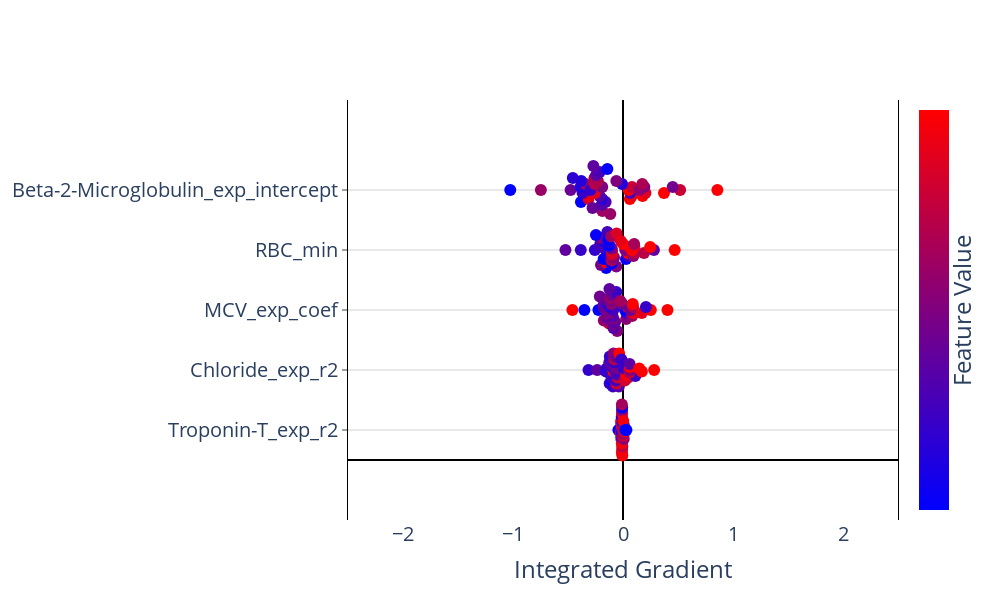

Here is the notebook cell this chart was saved with:
### Code cell
import plotly.graph_objects as go
import plotly.express as px

nbins = 10
scale = 0.1
n_features = len(X.columns[svm_set_ranks[selected_run].sorted_features.astype(int)[:svm_set_ranks[selected_run].performance_["num_features"]]].values)
spacing = 2
min_max_IG = 2.5

fig = go.Figure()
fig.update_layout(
    plot_bgcolor='white',
    autosize=False,
    width=1000,
    height=600,
    coloraxis = {'colorscale':'Bluered'},
    xaxis_title = "Integrated Gradient",
)
 
fig.update_xaxes(
    zeroline=True,
    zerolinecolor="black",
    range = [-min_max_IG,min_max_IG]
    )
fig.update_yaxes(
    zeroline=True,
    zerolinecolor="black",
    mirror=True,
    ticks='outside',
    showline=True,
    linecolor='black',
    gridcolor='lightgrey',
    range = [-spacing, spacing*n_features + spacing]
)
 
feature_rank = np.argsort(np.sum(abs(IG),axis=0))
feature_order = feature_rank[(len(feature_rank)-n_features):len(feature_rank)] 

y_val = 1
bin_ids = list(range(nbins))
for f in feature_order:
    bins = np.linspace(IGtable.iloc[:,f].min()*1.1,IGtable.iloc[:,f].max()*1.1,nbins+1)
    ig_bins = pd.cut(IGtable.iloc[:,f], bins=bins, labels=bin_ids)
 
    x_vals = []
    y_vals = []
    f_vals = []
    for bin in bin_ids:
        x_bin_vals = list(IGtable.iloc[ig_bins[ig_bins == bin].index,f].values)
        n_pts = len(x_bin_vals)
        if n_pts > 0:
            x_vals = x_vals + x_bin_vals
            y_vals = y_vals + list(y_val + scale*(np.array(list(range(n_pts)))-(n_pts-1)/2))
            f_vals = f_vals + list(IG_X.iloc[ig_bins[ig_bins == bin].index,f].values)
    fig.add_trace(go.Scatter(
        x = x_vals, 
        y = y_vals,
        mode = 'markers',
        marker = dict(size=12,
                      color = f_vals,
                      coloraxis = "coloraxis",
                     ),
        name=IGtable.columns[f],
    ))
    y_val += spacing
 
 
fig.update_layout(showlegend=False, coloraxis_showscale=True,font=dict(size=20))
fig.update_coloraxes(colorbar_showticklabels=False,
                    colorbar_title=dict(text="Feature Value",side = "right"),
                    cmin = -1, cmax = 1)
fig.update_yaxes(tickvals=[1]+[1 + spacing*i for i in range(1,n_features)], 
                 ticktext=IGtable.columns[feature_order])
 
fig.show()

### Figure 1 — Plotly figure (JSON) as saved in the notebook; plotly's stock layout.template omitted (floating-point values rounded to 4 significant figures)
{"data": [{"marker": {"color": [-1.402, -1.402, 0.3034, -1.402, 0.9032, 0.9032, -1.402, 0.01406, 0.9032, 0.9032, 0.9032, 0.9032, 0.4354, 0.89, 0.9032, -1.402, 0.572, -1.402, 0.9032, 0.9032, 0.9032, 0.9032, -1.402, 0.9032, -0.008436, -1.402, 0.2831, 0.3115, -1.402, -0.01959, -1.402, 0.9032, -1.402, 0.06081, 0.5191, 0.05786, 0.9032, 0.861, -1.402, 0.9032, 0.9032, 0.9032, -1.402, -1.402], "coloraxis": "coloraxis", "size": 12}, "mode": "markers", "name": "Troponin-T_exp_r2", "type": "scatter", "x": [-0.04178, -0.03086, -0.01516, -0.0152, -0.01807, -0.01452, -0.01467, -0.01535, -0.01703, -0.00622, -0.009874, -0.007499, -0.006152, -0.01047, -0.007436, -0.01047, -0.008999, -0.01267, -0.006955, -0.009235, -0.01377, -0.007654, -0.01138, -0.008417, -0.008893, -0.007446, -0.0104, -0.004666, 0.002001, 0.001347, 0.001308, -0.001377, -0.004548, 0.006699, 0.003221, 0.007515, 0.005736, 0.007611, 0.005158, 0.002336, 0.0148, 0.01692, 0.01927, 0.03126], "y": [1, 1, 0.7, 0.8, 0.9, 1, 1.1, 1.2, 1.3, 0.15, 0.25, 0.35, 0.45, 0.55, 0.65, 0.75, 0.85, 0.95, 1.05, 1.15, 1.25, 1.35, 1.45, 1.55, 1.65, 1.75, 1.85, 0.75, 0.85, 0.95, 1.05, 1.15, 1.25, 0.7, 0.8, 0.9, 1, 1.1, 1.2, 1.3, 0.95, 1.05, 1, 1]}, {"marker": {"color": [-0.5981, -0.2439, -0.5955, -0.5971, -0.5592, -0.5793, -3.782, -0.4665, -0.5965, 0.9462, -0.3564, -0.4338, -0.3283, -0.5715, -0.5734, 0.09556, -0.3359, 0.6056, -0.4916, 0.61, -0.3203, -0.4787, -0.0895, -0.04853, -0.573, 0.4066, -0.1361, 1.648, 0.6358, 0.7228, 1.109, 1.217, -0.5973, -0.3608, -0.5408, -0.5475, -0.5755, 0.4975, 0.01604, 1.044, -0.2808, 0.9323, 2.585, 2.585], "coloraxis": "coloraxis", "size": 12}, "mode": "markers", "name": "Chloride_exp_r2", "type": "scatter", "x": [-0.3136, -0.234, -0.1553, -0.1481, -0.09169, -0.1213, -0.1015, -0.105, -0.08598, -0.08658, -0.08587, -0.1194, -0.1248, -0.1053, -0.1199, -0.08561, -0.03795, -0.06207, -0.06433, -0.04917, -0.06156, -0.06201, -0.06245, -0.07664, -0.07914, -0.07924, -0.06602, -0.03482, 0.0174, 0.04746, 0.03089, 0.02588, 0.009814, 0.03006, -0.003154, -0.01433, 0.1128, 0.05654, 0.06466, 0.0621, 0.06044, 0.1717, 0.1479, 0.283], "y": [3, 3, 2.95, 3.05, 2.45, 2.55, 2.65, 2.75, 2.85, 2.95, 3.05, 3.15, 3.25, 3.35, 3.45, 3.55, 2.45, 2.55, 2.65, 2.75, 2.85, 2.95, 3.05, 3.15, 3.25, 3.35, 3.45, 3.55, 2.65, 2.75, 2.85, 2.95, 3.05, 3.15, 3.25, 3.35, 2.8, 2.9, 3, 3.1, 3.2, 2.95, 3.05, 3]}, {"marker": {"color": [1.634, -3.868, -1.329, 0.5465, 0.1564, -0.2462, -0.03579, -0.1298, -0.1638, -0.1893, -0.6528, -0.2947, -0.1241, 0.003951, -0.3355, -0.1393, -0.2853, -0.02488, -0.3566, -0.0324, -0.4265, -0.5919, 0.1254, -0.0149, 0.2062, -0.1355, -0.5776, -0.274, 0.1095, -0.02368, -0.5768, -1.082, 0.6767, -0.2013, 0.2773, 0.214, 0.8051, -0.1364, 0.3287, 1.811, 0.7945, 3.546, -0.5757, 1.587], "coloraxis": "coloraxis", "size": 12}, "mode": "markers", "name": "MCV_exp_coef", "type": "scatter", "x": [-0.46, -0.3508, -0.2235, -0.1265, -0.1744, -0.1456, -0.1445, -0.1313, -0.1697, -0.1781, -0.1558, -0.174, -0.2106, -0.05281, -0.08708, -0.09041, -0.0719, -0.08722, -0.09507, -0.1186, -0.08817, -0.1206, -0.1054, -0.1163, -0.1111, -0.09635, -0.06079, -0.1234, 0.02899, 0.04073, 0.03175, 0.01836, 0.04216, -0.004619, -0.02403, 0.08335, 0.09672, 0.06918, 0.09092, 0.08861, 0.1714, 0.2527, 0.2085, 0.4044], "y": [5, 5, 5, 4.55, 4.65, 4.75, 4.85, 4.95, 5.05, 5.15, 5.25, 5.35, 5.45, 4.3, 4.4, 4.5, 4.6, 4.7, 4.8, 4.9, 5, 5.1, 5.2, 5.3, 5.4, 5.5, 5.6, 5.7, 4.7, 4.8, 4.9, 5, 5.1, 5.2, 5.3, 4.8, 4.9, 5, 5.1, 5.2, 4.9, 5, 5.1, 5]}, {"marker": {"color": [-0.2418, -0.5509, -0.5998, -1.006, -0.06286, 1.239, -2.243, -1.592, -0.7462, -0.795, -0.5021, -0.4533, -0.7136, -0.01405, -0.9252, -0.4859, 0.002219, -1.072, 0.3439, 0.05103, 0.6205, 0.7344, -0.07913, -1.446, -0.7625, -1.072, 0.2625, 0.7018, -0.9577, -0.5184, 1.613, 0.002219, 0.4578, 2.28, 0.8157, 0.1161, 0.409, 1.141, 0.9133, 0.2951, 0.4578, -0.2418, 2.54, 2.085], "coloraxis": "coloraxis", "size": 12}, "mode": "markers", "name": "RBC_min", "type": "scatter", "x": [-0.5231, -0.3838, -0.2556, -0.1527, -0.2, -0.1568, -0.1762, -0.1432, -0.1458, -0.1416, -0.1975, -0.2067, -0.1728, -0.1969, -0.2459, -0.142, -0.06108, -0.1048, -0.1042, -0.08153, -0.09971, -0.09894, -0.1022, -0.1289, -0.1301, -0.1338, -0.1078, -0.05811, 0.02748, 0.05023, 0.0453, 0.0206, 0.05273, 0.0011, -0.0199, 0.09476, 0.1091, 0.08093, 0.1037, 0.1015, 0.1906, 0.2813, 0.2472, 0.4697], "y": [7, 7, 7, 6.4, 6.5, 6.6, 6.7, 6.8, 6.9, 7, 7.1, 7.2, 7.3, 7.4, 7.5, 7.6, 6.45, 6.55, 6.65, 6.75, 6.85, 6.95, 7.05, 7.15, 7.25, 7.35, 7.45, 7.55, 6.7, 6.8, 6.9, 7, 7.1, 7.2, 7.3, 6.8, 6.9, 7, 7.1, 7.2, 6.9, 7, 7.1, 7]}, {"marker": {"color": [-4.852, 0.1986, -1.031, 0.5682, 0.8719, -0.5727, -0.1717, -0.7386, 0.335, -0.7252, -0.6448, 0.1953, 0.2562, -0.1769, -0.3118, -0.3834, -0.6519, -0.3094, 0.781, -0.6001, -0.01, 0.4202, 0.3724, 0.3468, -0.2689, -0.4462, -0.9598, -0.2584, 1.121, 0.9152, -0.4889, 1.819, 0.5682, -0.705, -0.012, 0.9777, 0.7681, 0.1441, 0.03642, 0.342, 1.806, 0.5857, -0.1018, 0.993], "coloraxis": "coloraxis", "size": 12}, "mode": "markers", "name": "Beta-2-Microglobulin_exp_intercept", "type": "scatter", "x": [-1.025, -0.7467, -0.3824, -0.3143, -0.3108, -0.3675, -0.4764, -0.386, -0.3409, -0.3793, -0.4564, -0.1154, -0.1875, -0.2769, -0.1946, -0.1577, -0.1894, -0.2122, -0.2556, -0.2957, -0.1883, -0.2565, -0.2284, -0.2588, -0.2434, -0.212, -0.1419, -0.2691, 0.06219, 0.07994, 0.06613, 0.0514, 0.08129, -0.008419, -0.06084, 0.178, 0.2042, 0.1505, 0.194, 0.175, 0.3729, 0.5193, 0.4516, 0.8579], "y": [9, 9, 8.6, 8.7, 8.8, 8.9, 9, 9.1, 9.2, 9.3, 9.4, 8.2, 8.3, 8.4, 8.5, 8.6, 8.7, 8.8, 8.9, 9, 9.1, 9.2, 9.3, 9.4, 9.5, 9.6, 9.7, 9.8, 8.7, 8.8, 8.9, 9, 9.1, 9.2, 9.3, 8.8, 8.9, 9, 9.1, 9.2, 8.9, 9, 9.1, 9]}], "layout": {"autosize": false, "coloraxis": {"cmax": 1, "cmin": -1, "colorbar": {"showticklabels": false, "title": {"side": "right", "text": "Feature Value"}}, "colorscale": [[0, "rgb(0,0,255)"], [1, "rgb(255,0,0)"]], "showscale": true}, "font": {"size": 20}, "height": 600, "plot_bgcolor": "white", "showlegend": false, "width": 1000, "xaxis": {"range": [-2.5, 2.5], "title": {"text": "Integrated Gradient"}, "type": "linear", "zeroline": true, "zerolinecolor": "black"}, "yaxis": {"gridcolor": "lightgrey", "linecolor": "black", "mirror": true, "range": [-2, 12], "showline": true, "ticks": "outside", "ticktext": ["Troponin-T_exp_r2", "Chloride_exp_r2", "MCV_exp_coef", "RBC_min", "Beta-2-Microglobulin_exp_intercept"], "tickvals": [1, 3, 5, 7, 9], "type": "linear", "zeroline": true, "zerolinecolor": "black"}}}
